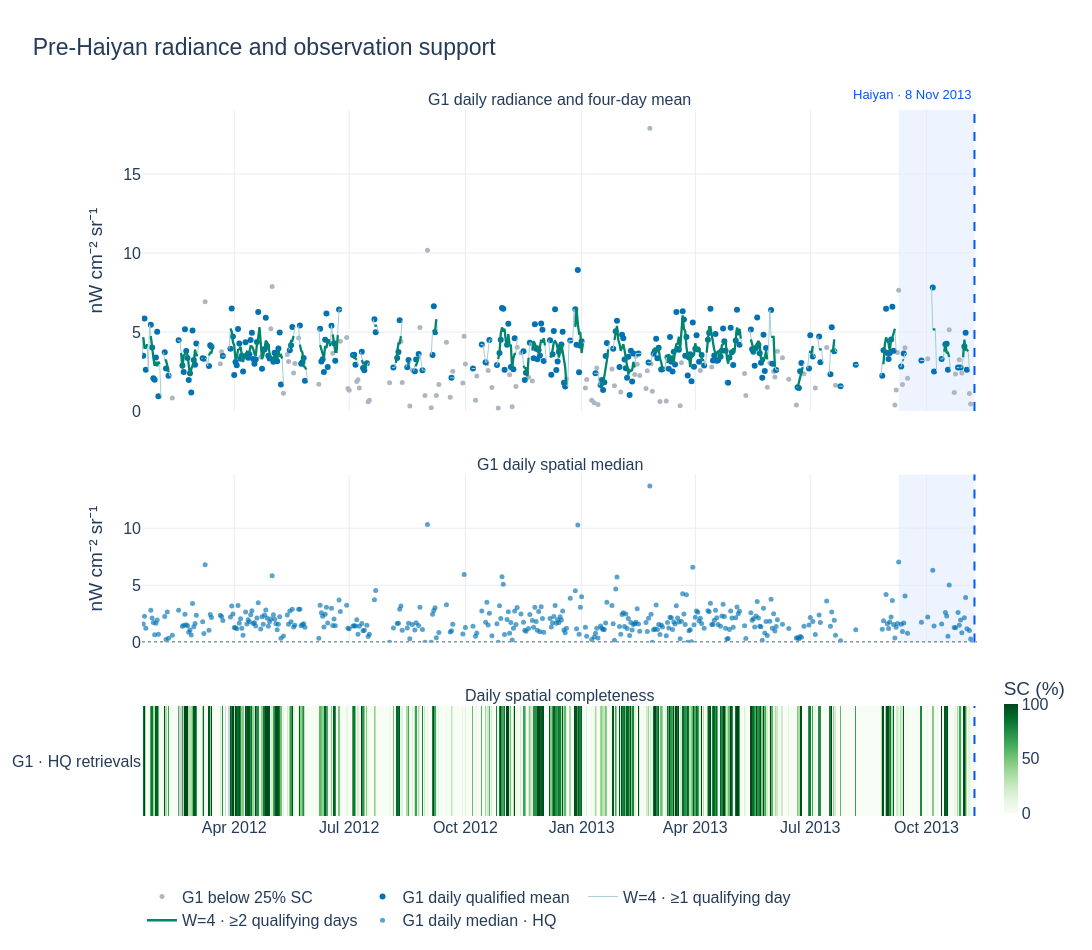
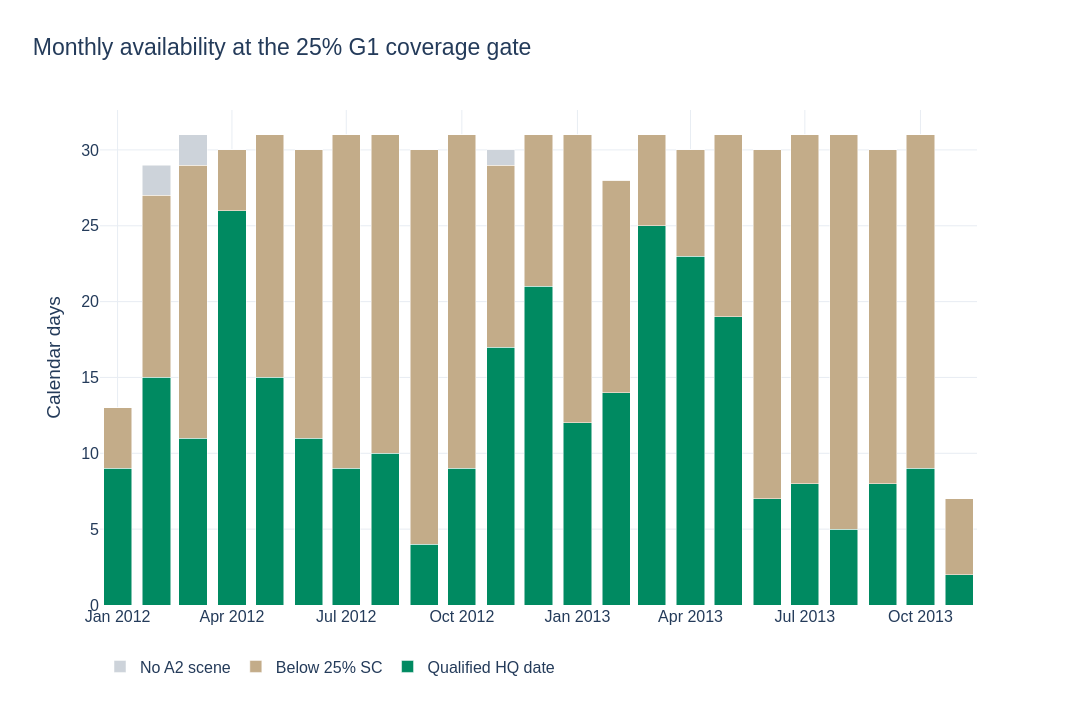

Notebook cell for these charts, in order:
### Markdown cell above
## 3. Regional radiance and observability

The daily qualified mean supports the baseline. The centred four-day series uses calendar days and weights qualifying days equally. Its faint trace includes windows with one qualifying day. The stronger trace requires at least two. Both stop before Haiyan. The coverage strip uses green for 0–100% SC and grey for unavailable dates. Shading marks the final 60 days.

### Code cell
coverage = primary[["SC"]].rename(columns={"SC": "G1 · HQ retrievals"})
fig = make_subplots(rows=3, cols=1, shared_xaxes=True, row_heights=[.52, .29, .19],
                    vertical_spacing=.09, subplot_titles=[
                        "G1 daily radiance and four-day mean",
                        "G1 daily spatial median", "Daily spatial completeness",
                    ])
fig.add_trace(go.Scatter(x=primary.index, y=primary.mean_capped, mode="markers",
    name="G1 below 25% SC", marker=dict(color="#AEB7C1", size=5),
    visible=True), row=1, col=1)
fig.data[-1].y = primary.mean_capped.where(primary.SC.lt(SPATIAL_COMPLETENESS_PCT))
fig.add_trace(go.Scatter(x=qualified.index, y=qualified, mode="markers", name="G1 daily qualified mean",
    marker=dict(color=PRIMARY_COLOR, size=6), customdata=primary[["SC", "n"]],
    hovertemplate="%{x|%d %b %Y}<br>%{y:.3f}<br>SC %{customdata[0]:.1f}%<br>%{customdata[1]:.0f} pixels<extra></extra>"),
    row=1, col=1)
for values, label, color, width in [(w4, "W=4 · ≥1 qualifying day", "#A4CCD7", 1),
                                   (w4.where(window_n.ge(2)), "W=4 · ≥2 qualifying days", "#00866D", 2.3)]:
    fig.add_trace(go.Scatter(x=values.index, y=values, name=label, mode="lines", connectgaps=False,
        line=dict(color=color, width=width), customdata=window_n,
        hovertemplate="%{x|%d %b %Y}<br>%{y:.3f}<br>%{customdata} qualifying days<extra></extra>"),
        row=1, col=1)
fig.add_trace(go.Scatter(x=primary.index, y=primary["median"], name="G1 daily median · HQ",
    mode="markers", marker=dict(color=PRIMARY_COLOR, size=5, opacity=.65),
    customdata=primary[["SC", "n"]],
    hovertemplate="%{x|%d %b %Y}<br>%{y:.3f}<br>SC %{customdata[0]:.1f}%<br>%{customdata[1]:.0f} pixels<extra></extra>"),
    row=2, col=1)
fig.add_hline(y=LOW_NTL, line_dash="dot", line_color="#8795A3", row=2, col=1)
sc_heatmap(fig, coverage, 3, bar_y=.10)
mark_reference(fig, (1, 2, 3))
for row in (1, 2):
    fig.update_yaxes(title_text=NTL_UNITS, rangemode="tozero", row=row, col=1)
fig.update_xaxes(range=[CHARACTERIZATION_START, EVENT_DATE+pd.Timedelta(days=2)], row=3, col=1)
style_figure(fig, "Pre-Haiyan radiance and observation support", 1420, 950)
finish_figure(fig, "01_pre_haiyan_ntl_and_sc")


status = pd.Series("Below 25% SC", index=daily_calendar, name="Status")
status.loc[primary.SC.isna()] = "No A2 scene"
status.loc[qualified.notna()] = "Qualified HQ date"
order = ["Qualified HQ date", "Below 25% SC", "No A2 scene"]
monthly_status = pd.crosstab(daily_calendar.to_period("M"), status).reindex(columns=order, fill_value=0)
fig = go.Figure()
for label, color in zip(order, [AGGREGATE_COLOR, "#C3AC89", "#CDD3DA"]):
    fig.add_trace(go.Bar(x=monthly_status.index.to_timestamp(), y=monthly_status[label],
                         name=label, marker_color=color))
fig.update_layout(barmode="stack")
fig.update_yaxes(title_text="Calendar days")
style_figure(fig, "Monthly availability at the 25% G1 coverage gate")
finish_figure(fig, "02_monthly_qualification")
monthly_status.to_csv(TABLE_DIR / "pre_haiyan_monthly_qualification.csv")
display(status.value_counts().reindex(order, fill_value=0).rename("Days").to_frame())

### Figure 1 — Plotly figure (JSON) as saved in the notebook; plotly's stock layout.template omitted (floating-point values rounded to 4 significant figures; data arrays with more than 128 entries replaced by an {"elided": "..."} marker saying what was removed)
{"data": [{"marker": {"color": "#AEB7C1", "size": 5}, "mode": "markers", "name": "G1 below 25% SC", "type": "scatter", "visible": true, "x": {"elided": "659 str values"}, "xaxis": "x", "y": {"elided": "659 float values"}, "yaxis": "y"}, {"customdata": {"elided": "659x2 float values"}, "hovertemplate": "%{x|%d %b %Y}<br>%{y:.3f}<br>SC %{customdata[0]:.1f}%<br>%{customdata[1]:.0f} pixels<extra></extra>", "marker": {"color": "#0072B2", "size": 6}, "mode": "markers", "name": "G1 daily qualified mean", "type": "scatter", "x": {"elided": "659 str values"}, "xaxis": "x", "y": {"elided": "659 float values"}, "yaxis": "y"}, {"connectgaps": false, "customdata": {"elided": "659 float values"}, "hovertemplate": "%{x|%d %b %Y}<br>%{y:.3f}<br>%{customdata} qualifying days<extra></extra>", "line": {"color": "#A4CCD7", "width": 1}, "mode": "lines", "name": "W=4 · ≥1 qualifying day", "type": "scatter", "x": {"elided": "659 str values"}, "xaxis": "x", "y": {"elided": "659 float values"}, "yaxis": "y"}, {"connectgaps": false, "customdata": {"elided": "659 float values"}, "hovertemplate": "%{x|%d %b %Y}<br>%{y:.3f}<br>%{customdata} qualifying days<extra></extra>", "line": {"color": "#00866D", "width": 2.3}, "mode": "lines", "name": "W=4 · ≥2 qualifying days", "type": "scatter", "x": {"elided": "659 str values"}, "xaxis": "x", "y": {"elided": "659 float values"}, "yaxis": "y"}, {"customdata": {"elided": "659x2 float values"}, "hovertemplate": "%{x|%d %b %Y}<br>%{y:.3f}<br>SC %{customdata[0]:.1f}%<br>%{customdata[1]:.0f} pixels<extra></extra>", "marker": {"color": "#0072B2", "opacity": 0.65, "size": 5}, "mode": "markers", "name": "G1 daily median · HQ", "type": "scatter", "x": {"elided": "659 str values"}, "xaxis": "x2", "y": {"elided": "659 float values"}, "yaxis": "y2"}, {"colorscale": [[0, "#CFD5DC"], [1, "#CFD5DC"]], "hoverongaps": false, "hovertemplate": "%{x|%d %b %Y} · %{y}<br>SC unavailable<extra></extra>", "showscale": false, "type": "heatmap", "x": {"elided": "659 str values"}, "xaxis": "x3", "y": ["G1 · HQ retrievals"], "yaxis": "y3", "z": {"elided": "1x659 float values"}}, {"colorbar": {"len": 0.22, "thickness": 14, "tickvals": [0, 50, 100], "title": {"text": "SC (%)"}, "y": 0.1}, "colorscale": [[0, "rgb(247,252,245)"], [0.125, "rgb(229,245,224)"], [0.25, "rgb(199,233,192)"], [0.375, "rgb(161,217,155)"], [0.5, "rgb(116,196,118)"], [0.625, "rgb(65,171,93)"], [0.75, "rgb(35,139,69)"], [0.875, "rgb(0,109,44)"], [1, "rgb(0,68,27)"]], "hoverongaps": false, "hovertemplate": "%{x|%d %b %Y} · %{y}<br>SC %{z:.1f}%<extra></extra>", "type": "heatmap", "x": {"elided": "659 str values"}, "xaxis": "x3", "y": ["G1 · HQ retrievals"], "yaxis": "y3", "z": {"elided": "1x659 float values"}, "zmax": 100, "zmin": 0, "zsmooth": false}], "layout": {"annotations": [{"font": {"size": 16}, "showarrow": false, "text": "G1 daily radiance and four-day mean", "x": 0.5, "xanchor": "center", "xref": "paper", "y": 1, "yanchor": "bottom", "yref": "paper"}, {"font": {"size": 16}, "showarrow": false, "text": "G1 daily spatial median", "x": 0.5, "xanchor": "center", "xref": "paper", "y": 0.4836, "yanchor": "bottom", "yref": "paper"}, {"font": {"size": 16}, "showarrow": false, "text": "Daily spatial completeness", "x": 0.5, "xanchor": "center", "xref": "paper", "y": 0.1558, "yanchor": "bottom", "yref": "paper"}, {"font": {"color": "#0057FF", "size": 13}, "showarrow": false, "text": "Haiyan · 8 Nov 2013", "x": "2013-11-08T00:00:00", "xanchor": "right", "xref": "x", "y": 1.035, "yref": "paper"}], "font": {"color": "#243B5A", "family": "Arial", "size": 16}, "height": 950, "legend": {"orientation": "h", "x": 0, "xanchor": "left", "y": -0.09, "yanchor": "top"}, "margin": {"b": 115, "l": 100, "r": 115, "t": 110}, "paper_bgcolor": "rgba(0,0,0,0)", "plot_bgcolor": "white", "shapes": [{"line": {"color": "#8795A3", "dash": "dot"}, "type": "line", "x0": 0, "x1": 1, "xref": "x2 domain", "y0": 0.05, "y1": 0.05, "yref": "y2"}, {"fillcolor": "#0057FF", "layer": "below", "line": {"width": 0}, "opacity": 0.07, "type": "rect", "x0": "2013-09-09T00:00:00", "x1": "2013-11-08T00:00:00", "xref": "x", "y0": 0, "y1": 1, "yref": "y domain"}, {"line": {"color": "#0057FF", "dash": "dash", "width": 2}, "type": "line", "x0": "2013-11-08T00:00:00", "x1": "2013-11-08T00:00:00", "xref": "x", "y0": 0, "y1": 1, "yref": "y domain"}, {"fillcolor": "#0057FF", "layer": "below", "line": {"width": 0}, "opacity": 0.07, "type": "rect", "x0": "2013-09-09T00:00:00", "x1": "2013-11-08T00:00:00", "xref": "x2", "y0": 0, "y1": 1, "yref": "y2 domain"}, {"line": {"color": "#0057FF", "dash": "dash", "width": 2}, "type": "line", "x0": "2013-11-08T00:00:00", "x1": "2013-11-08T00:00:00", "xref": "x2", "y0": 0, "y1": 1, "yref": "y2 domain"}, {"fillcolor": "#0057FF", "layer": "below", "line": {"width": 0}, "opacity": 0.07, "type": "rect", "x0": "2013-09-09T00:00:00", "x1": "2013-11-08T00:00:00", "xref": "x3", "y0": 0, "y1": 1, "yref": "y3 domain"}, {"line": {"color": "#0057FF", "dash": "dash", "width": 2}, "type": "line", "x0": "2013-11-08T00:00:00", "x1": "2013-11-08T00:00:00", "xref": "x3", "y0": 0, "y1": 1, "yref": "y3 domain"}], "title": {"font": {"size": 23}, "text": "Pre-Haiyan radiance and observation support", "x": 0.03, "xanchor": "left"}, "width": 1420, "xaxis": {"anchor": "y", "domain": [0, 1], "gridcolor": "#E8EDF3", "matches": "x3", "showticklabels": false, "zeroline": false}, "xaxis2": {"anchor": "y2", "domain": [0, 1], "gridcolor": "#E8EDF3", "matches": "x3", "showticklabels": false, "zeroline": false}, "xaxis3": {"anchor": "y3", "domain": [0, 1], "gridcolor": "#E8EDF3", "range": ["2012-01-19T00:00:00", "2013-11-10T00:00:00"], "zeroline": false}, "yaxis": {"anchor": "x", "domain": [0.5736, 1], "gridcolor": "#E8EDF3", "rangemode": "tozero", "title": {"text": "nW cm⁻² sr⁻¹"}, "zeroline": false}, "yaxis2": {"anchor": "x2", "domain": [0.2458, 0.4836], "gridcolor": "#E8EDF3", "rangemode": "tozero", "title": {"text": "nW cm⁻² sr⁻¹"}, "zeroline": false}, "yaxis3": {"anchor": "x3", "domain": [0, 0.1558], "gridcolor": "#E8EDF3", "zeroline": false}}}

### Figure 2 — Plotly figure (JSON) as saved in the notebook; plotly's stock layout.template omitted (floating-point values rounded to 4 significant figures)
{"data": [{"marker": {"color": "#008A61"}, "name": "Qualified HQ date", "type": "bar", "x": ["2012-01-01T00:00:00", "2012-02-01T00:00:00", "2012-03-01T00:00:00", "2012-04-01T00:00:00", "2012-05-01T00:00:00", "2012-06-01T00:00:00", "2012-07-01T00:00:00", "2012-08-01T00:00:00", "2012-09-01T00:00:00", "2012-10-01T00:00:00", "2012-11-01T00:00:00", "2012-12-01T00:00:00", "2013-01-01T00:00:00", "2013-02-01T00:00:00", "2013-03-01T00:00:00", "2013-04-01T00:00:00", "2013-05-01T00:00:00", "2013-06-01T00:00:00", "2013-07-01T00:00:00", "2013-08-01T00:00:00", "2013-09-01T00:00:00", "2013-10-01T00:00:00", "2013-11-01T00:00:00"], "y": [9, 15, 11, 26, 15, 11, 9, 10, 4, 9, 17, 21, 12, 14, 25, 23, 19, 7, 8, 5, 8, 9, 2]}, {"marker": {"color": "#C3AC89"}, "name": "Below 25% SC", "type": "bar", "x": ["2012-01-01T00:00:00", "2012-02-01T00:00:00", "2012-03-01T00:00:00", "2012-04-01T00:00:00", "2012-05-01T00:00:00", "2012-06-01T00:00:00", "2012-07-01T00:00:00", "2012-08-01T00:00:00", "2012-09-01T00:00:00", "2012-10-01T00:00:00", "2012-11-01T00:00:00", "2012-12-01T00:00:00", "2013-01-01T00:00:00", "2013-02-01T00:00:00", "2013-03-01T00:00:00", "2013-04-01T00:00:00", "2013-05-01T00:00:00", "2013-06-01T00:00:00", "2013-07-01T00:00:00", "2013-08-01T00:00:00", "2013-09-01T00:00:00", "2013-10-01T00:00:00", "2013-11-01T00:00:00"], "y": [4, 12, 18, 4, 16, 19, 22, 21, 26, 22, 12, 10, 19, 14, 6, 7, 12, 23, 23, 26, 22, 22, 5]}, {"marker": {"color": "#CDD3DA"}, "name": "No A2 scene", "type": "bar", "x": ["2012-01-01T00:00:00", "2012-02-01T00:00:00", "2012-03-01T00:00:00", "2012-04-01T00:00:00", "2012-05-01T00:00:00", "2012-06-01T00:00:00", "2012-07-01T00:00:00", "2012-08-01T00:00:00", "2012-09-01T00:00:00", "2012-10-01T00:00:00", "2012-11-01T00:00:00", "2012-12-01T00:00:00", "2013-01-01T00:00:00", "2013-02-01T00:00:00", "2013-03-01T00:00:00", "2013-04-01T00:00:00", "2013-05-01T00:00:00", "2013-06-01T00:00:00", "2013-07-01T00:00:00", "2013-08-01T00:00:00", "2013-09-01T00:00:00", "2013-10-01T00:00:00", "2013-11-01T00:00:00"], "y": [0, 2, 2, 0, 0, 0, 0, 0, 0, 0, 1, 0, 0, 0, 0, 0, 0, 0, 0, 0, 0, 0, 0]}], "layout": {"barmode": "stack", "font": {"color": "#243B5A", "family": "Arial", "size": 16}, "height": 720, "legend": {"orientation": "h", "x": 0, "xanchor": "left", "y": -0.09, "yanchor": "top"}, "margin": {"b": 115, "l": 100, "r": 115, "t": 110}, "paper_bgcolor": "rgba(0,0,0,0)", "plot_bgcolor": "white", "title": {"font": {"size": 23}, "text": "Monthly availability at the 25% G1 coverage gate", "x": 0.03, "xanchor": "left"}, "width": 1280, "xaxis": {"gridcolor": "#E8EDF3", "zeroline": false}, "yaxis": {"gridcolor": "#E8EDF3", "title": {"text": "Calendar days"}, "zeroline": false}}}
